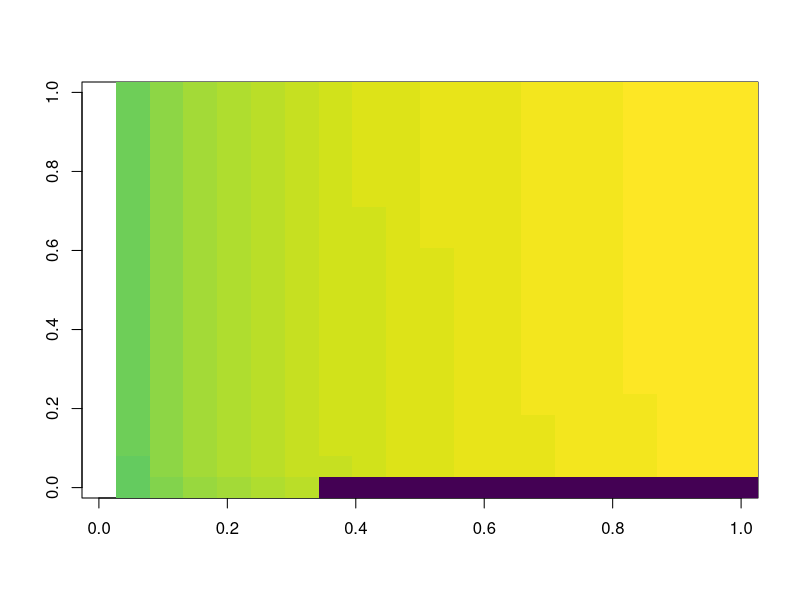
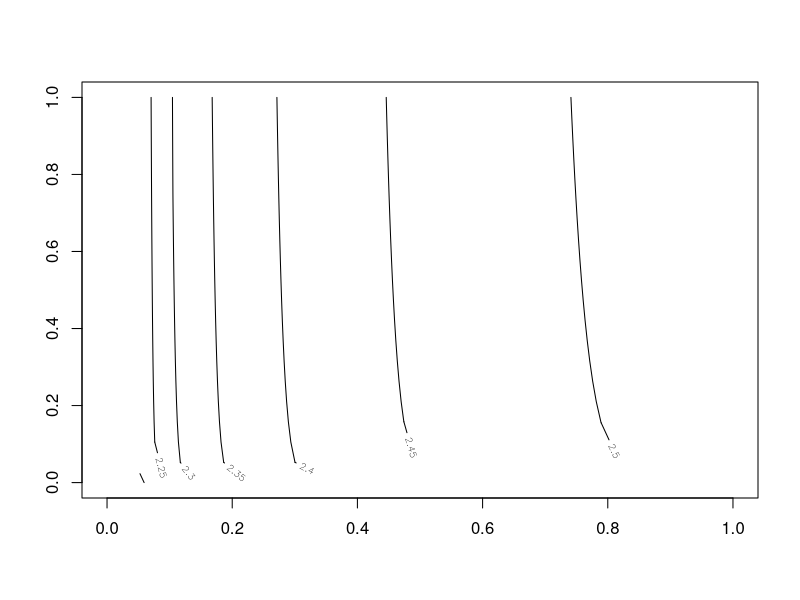

These figures' R source, in order:
library(plyr)
library(parallel)
library(viridis)

dDklGamma <- function(x, shape, rate, meanlog, sdlog) {
    dgamma(x, shape, rate) * (dgamma(x, shape, rate, log = TRUE) - dlnorm(x, meanlog, sdlog, log = TRUE))
}

DklGamma <- function(shape, rate, meanlog, sdlog) {
    integrate(function(x) dDklGamma(x, shape, rate, meanlog, sdlog), lower = 0, upper = Inf, rel.tol = .Machine$double.eps^0.8)
}

parRangeLong <- seq(0.01, 100, length.out = 20)
parRangeShrt <- seq(0.01, 100, length.out = 6)
pars <- expand.grid(shape = parRangeLong, rate = parRangeLong, meanlog = parRangeShrt, sdlog = parRangeShrt)

gammaDkl <- unlist(mclapply(1:nrow(pars), mc.cores = 6, FUN = function(i) {
    out <- try(DklGamma(pars[i, 1], pars[i, 2], pars[i, 3], pars[i, 4])$value, silent = TRUE)
    if('try-error' %in% class(out)) out <- NA
    return(out)
}))

image(matrix(gammaDkl[pars$meanlog == parRangeShrt[4] & pars$sdlog == parRangeShrt[4]], nrow = length(parRangeLong)), 
      col = viridis(60))
contour(matrix(gammaDkl[pars$meanlog == parRangeShrt[4] & pars$sdlog == parRangeShrt[4]], nrow = length(parRangeLong))^0.5)
